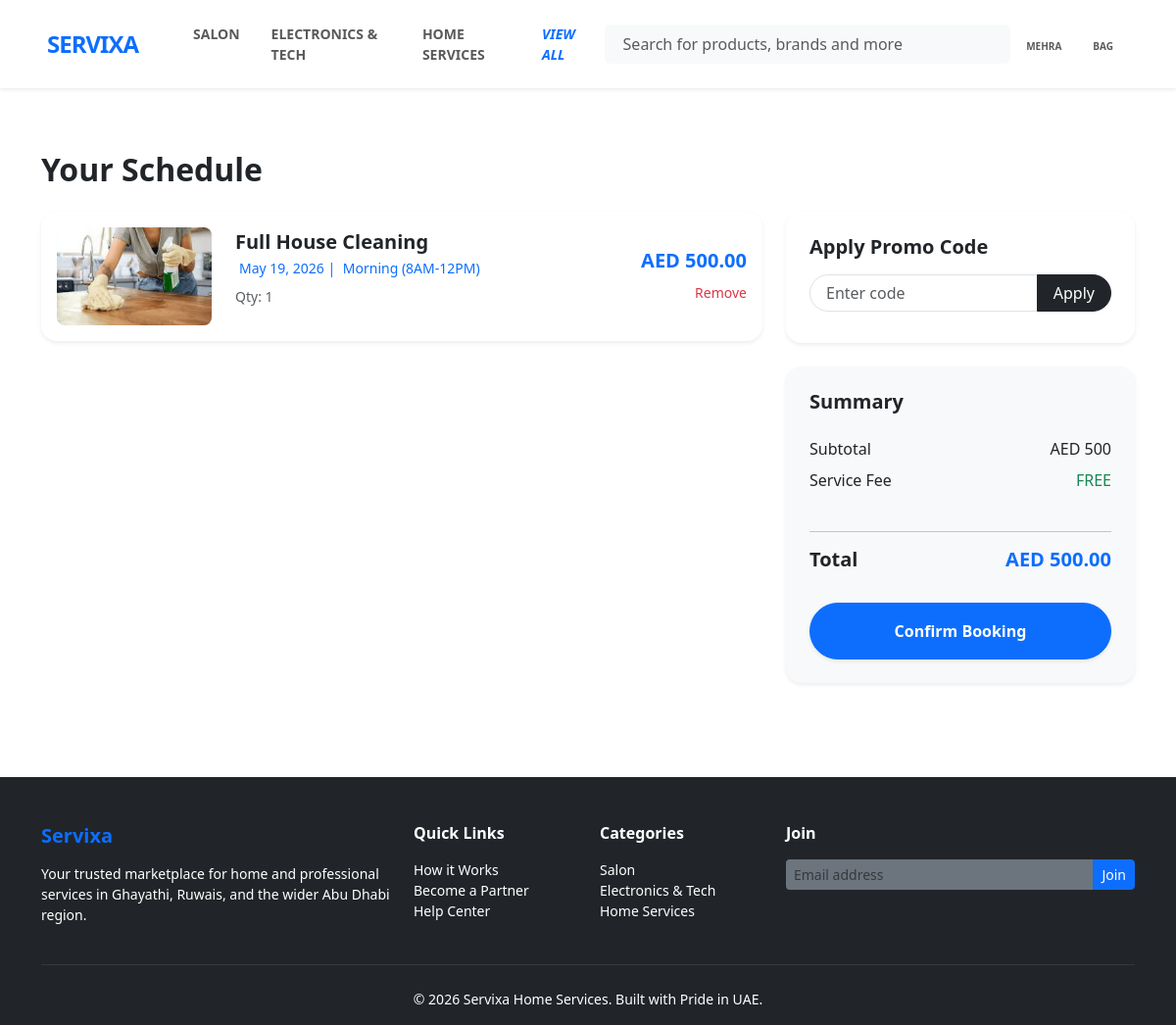
Screenshot of /cart (signed in) with the database file from the repository.
### services/models.py (models this page shows, shortened)
class Category(models.Model):
    name = models.CharField(max_length=100)
    icon = models.ImageField(upload_to='category_icons',blank=True)

class Service(models.Model):
    category = models.ForeignKey(Category,on_delete=models.SET_NULL,null=True,related_name='cat_services')
    sub_cat = models.ForeignKey(Sub_category,on_delete=models.CASCADE,related_name='subcat_services',blank=True,null = True)
    company = models.ForeignKey(Company,on_delete=models.CASCADE,related_name='services')
    title = models.CharField(max_length=100)
    description = models.TextField(blank=True,null=True)
    overview = models.TextField(blank=True,null=True)
    img = models.ImageField(upload_to='service_images',null = True,blank=True)
    price = models.DecimalField(max_digits=10,decimal_places=2)
    duration_minutes = models.PositiveIntegerField()
    is_available = models.BooleanField(default=True)
    created_at = models.DateTimeField(auto_now_add=True)

### accounts/models.py (models this page shows, shortened)
class CustomUser(AbstractUser):
    ROLE_CHOICES = (
        ('admin','Admin'),
        ('customer','Customer'),
        ('freelancer','Freelancer'),
        ('company admin','Company Admin'),
        ('employee','Employee'),
    )
    role = models.CharField(max_length=20,choices=ROLE_CHOICES,default='customer')
    phone_no = models.CharField(max_length=15,blank=True,null=True)
    profile_pic = models.ImageField(upload_to='profiles',blank=True,null=True)
    verified = models.BooleanField(default=False)

### booking/models.py (models this page shows, shortened)
class Cart(models.Model):
    user = models.ForeignKey(CustomUser,on_delete=models.CASCADE)
    service = models.ForeignKey(Service,on_delete=models.CASCADE)
    date = models.DateField()
    timeslot = models.CharField(max_length=20)
    quantity = models.PositiveIntegerField(default=1)
    created_at = models.DateTimeField(auto_now_add=True)

### booking/views.py (the view, shortened to what this page needs)
# urls.py: path('cart',cart_view,name='cartview'),
@login_required
def cart_view(request):
    cart_items = Cart.objects.filter(user = request.user)
    promo_code  = request.GET.get('promo_code')
    discount_amount = 0
    total = 0
    for item in cart_items:
        total += item.service.price * item.quantity
    return render(request,'booking/cart_view.html',{'cart_items':cart_items,'total':total,'discount':discount_amount,'promo':promo_code})

### booking/context_processors.py (called while the page is built)
def cat_context(request):
    all_cats = Category.objects.all()
    return {
        'nav_categories' : all_cats[:4],
        'more_categories' : all_cats[4:],
        'categories' : all_cats,
    }

### templates/booking/cart_view.html (shortened to what this page needs)
{% extends 'base.html' %}
{% block code %}
<div class="container py-5">
    <h2 class="fw-bold mb-4">Your Schedule</h2>
    <div class="row">
        <div class="col-md-8">
            {% if cart_items %}
                {% for item in cart_items %}
                <div class="card border-0 shadow-sm mb-3 p-3 rounded-4">
                    <div class="row align-items-center">
                        <div class="col-md-3">
                            {%if item.service.img %}
                            <img src="{{ item.service.img.url }}" class="img-fluid rounded-3" alt="{{ item.service.title }}" style="height: 100px; width: 100%; object-fit: cover;">
                            {%endif%}
                        </div>
                        <div class="col-md-6">
                            <h5 class="fw-bold mb-1">{{ item.service.title }}</h5>
                            <p class="text-primary small mb-2">
                                 {{ item.date }} |
                                 {{ item.timeslot }}
                            </p>
                            <p class="text-muted small">Qty: {{ item.quantity }}</p>
                        </div>
                        <div class="col-md-3 text-end">
                            <h5 class="fw-bold text-primary">AED {{ item.service.price }}</h5>
                            <a href="{% url 'cart_remove' item.id %}" onclick="return confirm('Do you want to remove this service?')" class="text-danger small text-decoration-none">Remove</a>
                        </div>
                    </div>
                </div>
                {% endfor %}
            {% else %}
                <div class="text-center py-5">
                    <i class="bi bi-calendar-x fs-1 text-muted"></i>
                    <h4 class="mt-3">No services scheduled yet.</h4>
                    <a href="{% url 'home' %}" class="btn btn-primary mt-3">Browse Services</a>
                </div>
            {% endif %}
        </div>
        {% if cart_items %}
        <div class="col-md-4">
            <div class="card border-0 shadow-sm p-4 rounded-4 bg-white mb-4">
                <h5 class="fw-bold mb-3">Apply Promo Code</h5>
                <form method="GET" action="{% url 'cartview' %}" class="mb-2">
                    <div class="input-group">
                        <input type="text" name="promo_code" class="form-control rounded-start-pill ps-3" placeholder="Enter code" value="{{ applied_code|default:'' }}">
                        <button class="btn btn-dark rounded-end-pill px-3" type="submit">Apply</button>
                    </div>
                </form>
            </div>
            <div class="card border-0 shadow-sm p-4 rounded-4 bg-light">
                <h5 class="fw-bold mb-4">Summary</h5>
                <div class="d-flex justify-content-between mb-2">
                    <span>Subtotal</span>
                    <span>AED {{ total|add:discount }}</span> </div>
                <div class="d-flex justify-content-between mb-4">
                    <span>Service Fee</span>
                    <span class="text-success">FREE</span>
                </div>
                <hr>
                <div class="d-flex justify-content-between mb-4">
                    <h5 class="fw-bold">Total</h5>
                    <h5 class="fw-bold text-primary">AED {{ total }}</h5>
                </div>
                <form method="POST" action="{% url 'booking' %}">
                    <button type="submit" class="btn btn-primary w-100 py-3 fw-bold rounded-pill shadow-sm">Confirm Booking</button>
                </form>
            </div>
        </div>
        {% endif %}
    </div>
</div>
{% endblock %}

### templates/base.html (shortened to what this page needs)
<!DOCTYPE html>
<html lang="en">
<head>
    <link href="https://cdn.jsdelivr.net/npm/bootstrap@5.3.8/dist/css/bootstrap.min.css" rel="stylesheet">
</head>
<body >
    <header>
        <nav class="navbar navbar-expand-lg navbar-light bg-white py-3 shadow-sm sticky-top">
            <div class="container-fluid px-lg-5">
                <a class="navbar-brand fw-bold fs-4" href="{% url 'home' %}" style="letter-spacing: -1px;">
                    <span class="text-primary">SERVIXA</span>
                </a>
                <div class="collapse navbar-collapse" id="mainNav">
                    <ul class="navbar-nav me-auto mb-2 mb-lg-0 ms-lg-4 fw-semibold small text-uppercase">
                        {%for cat in nav_categories %}
                            <li class="nav-item"><a class="nav-link px-3" href="{% url 'catview' cat.id %}">{{cat.name}}</a>
                            </li>
                        {%endfor%}
                        <li class = "nav-item">
                            <a href="{% url 'allcats' %}" class="nav-link px-3 fw-bold text-primary"><i>View All</i></a>
                        </li>
                    </ul>
                    <form action="{% url 'search' %}" method="GET" class="d-flex mx-auto col-lg-5 position-relative">
                        <div class="input-group bg-light rounded-2 border-0">
                            <span class="input-group-text bg-transparent border-0 pe-0 text-muted">
                            </span>
                            <input class="form-control bg-transparent border-0 py-2 ps-2 small" type="search" name="search"
                                placeholder="Search for products, brands and more" value="{{ request.GET.search }}">
                        </div>
                    </form>
                    <div class="navbar-nav ms-auto align-items-center">
                        {%if user.is_authenticated %}
                            {% if user.role == 'customer' %}
                                <a href="{% url 'profile' %}" class="nav-link text-center px-3">
                                    <span style="font-size: 10px;" class="fw-bold text-uppercase">{{user.username}}</span>
                                </a>
                            {% elif user.role == 'admin' %}
                                <a href="{% url 'admin_dashboard' %}" class="nav-link text-center px-3">
                                    <i class="bi bi-person fs-5 d-block"></i>
                                    <span style="font-size: 10px;" class="fw-bold text-uppercase">Dashboard</span>
                                </a>
                            {% else %}
                                <a href="{% url 'dashboard' %}" class="nav-link text-center px-3">
                                    <i class="bi bi-person fs-5 d-block"></i>
                                    <span style="font-size: 10px;" class="fw-bold text-uppercase">Dashboard</span>
                                </a>
                            {%endif%}
                        {%else%}
                            <a href="{% url 'login' %}" class="nav-link text-center px-3">
                                <i class="bi bi-person fs-5 d-block"></i>
                                <span style="font-size: 10px;" class="fw-bold text-uppercase">Signup</span>
                            </a>
                        {% endif %}
                        {%if user.is_authenticated %}
                            <a href="{% url 'cartview' %}" class="nav-link text-center px-3">
                                <span style="font-size: 10px;" class="fw-bold text-uppercase">Bag</span>
                            </a>
                        {%endif%}
                    </div>
                </div>
            </div>
        </nav>
    </header>
    <div style="min-height: 500px;">
    {% block code %}
    {%endblock%}
    </div>
    <footer class="bg-dark text-white pt-5 pb-3 mt-5">
        <div class="container">
            <div class="row g-4">
                <div class="col-md-4">
                    <h5 class="fw-bold text-primary mb-3">Servixa</h5>
                    <p class="small text-white">Your trusted marketplace for home and professional services in Ghayathi, Ruwais, and the wider Abu Dhabi region.</p>
                </div>
                <div class="col-md-2">
                    <h6 class="fw-bold mb-3">Quick Links</h6>
                    <ul class="list-unstyled small">
                        <li><a href="#" class="text-white text-decoration-none">How it Works</a></li>
                        <li><a href="#" class="text-white text-decoration-none">Become a Partner</a></li>
                        <li><a href="#" class="text-white text-decoration-none">Help Center</a></li>
                    </ul>
                </div>
                <div class="col-md-2">
                    <h6 class="fw-bold mb-3">Categories</h6>
                    <ul class="list-unstyled small">
                        {% for cat in nav_categories %}
                            <li><a href="#" class="text-white text-decoration-none">{{ cat.name }}</a></li>
                        {% endfor %}
                    </ul>
                </div>
                <div class="col-md-4">
                    <h6 class="fw-bold mb-3">Join</h6>
                    <div class="input-group mb-3">
                        <input type="text" class="form-control form-control-sm bg-secondary border-0 text-white" placeholder="Email address">
                        <button class="btn btn-primary btn-sm">Join</button>
                    </div>
                </div>
            </div>
            <hr class="my-4 border-secondary">
            <div class="text-center small text-white">
                &copy; 2026 Servixa Home Services. Built with Pride in UAE.
            </div>
        </div>
    </footer>
</body>
</html>

### rows the page displays
Category: name "SALON", name "Salon"
Category: name "ELECTRONICS & TECH", name "Electronics & Tech"
Category: name "HOME SERVICES", name "Home Services"
CustomUser: username "MEHRA"
Cart: service.img (picture), service "Full House Cleaning", date "May 19, 2026", timeslot "Morning (8AM-12PM)", quantity "1", service.price "500.00"

### other values shown
{{ total|add:discount }} "500"
{{ total }} "500.00"
